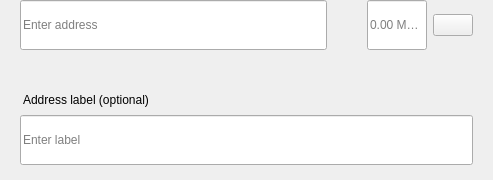
<?xml version="1.0" encoding="UTF-8"?>
<ui version="4.0">
 <class>SendMultiRow</class>
 <widget class="QWidget" name="SendMultiRow">
  <property name="geometry">
   <rect>
    <x>0</x>
    <y>0</y>
    <width>493</width>
    <height>180</height>
   </rect>
  </property>
  <property name="minimumSize">
   <size>
    <width>0</width>
    <height>0</height>
   </size>
  </property>
  <property name="maximumSize">
   <size>
    <width>16777215</width>
    <height>16777215</height>
   </size>
  </property>
  <property name="windowTitle">
   <string>Form</string>
  </property>
  <layout class="QVBoxLayout" name="verticalLayout_3">
   <property name="spacing">
    <number>0</number>
   </property>
   <property name="leftMargin">
    <number>0</number>
   </property>
   <property name="topMargin">
    <number>0</number>
   </property>
   <property name="rightMargin">
    <number>20</number>
   </property>
   <property name="bottomMargin">
    <number>5</number>
   </property>
   <item alignment="Qt::AlignTop">
    <widget class="QWidget" name="widget" native="true">
     <property name="sizePolicy">
      <sizepolicy hsizetype="Expanding" vsizetype="Maximum">
       <horstretch>0</horstretch>
       <verstretch>0</verstretch>
      </sizepolicy>
     </property>
     <property name="minimumSize">
      <size>
       <width>0</width>
       <height>60</height>
      </size>
     </property>
     <property name="maximumSize">
      <size>
       <width>16777215</width>
       <height>85</height>
      </size>
     </property>
     <layout class="QHBoxLayout" name="horizontalLayout" stretch="6,0,2">
      <property name="spacing">
       <number>0</number>
      </property>
      <property name="leftMargin">
       <number>8</number>
      </property>
      <property name="topMargin">
       <number>0</number>
      </property>
      <property name="rightMargin">
       <number>0</number>
      </property>
      <property name="bottomMargin">
       <number>0</number>
      </property>
      <item alignment="Qt::AlignTop">
       <widget class="QStackedWidget" name="stackedAddress">
        <property name="minimumSize">
         <size>
          <width>0</width>
          <height>50</height>
         </size>
        </property>
        <property name="maximumSize">
         <size>
          <width>16777215</width>
          <height>50</height>
         </size>
        </property>
        <widget class="QWidget" name="page_4">
         <property name="sizePolicy">
          <sizepolicy hsizetype="Expanding" vsizetype="Preferred">
           <horstretch>0</horstretch>
           <verstretch>0</verstretch>
          </sizepolicy>
         </property>
         <property name="minimumSize">
          <size>
           <width>0</width>
           <height>50</height>
          </size>
         </property>
         <property name="maximumSize">
          <size>
           <width>16777215</width>
           <height>55</height>
          </size>
         </property>
         <layout class="QVBoxLayout" name="verticalLayout_7">
          <property name="spacing">
           <number>0</number>
          </property>
          <property name="leftMargin">
           <number>12</number>
          </property>
          <property name="topMargin">
           <number>0</number>
          </property>
          <property name="rightMargin">
           <number>0</number>
          </property>
          <property name="bottomMargin">
           <number>0</number>
          </property>
          <item>
           <widget class="QLineEdit" name="lineEditAddress">
            <property name="minimumSize">
             <size>
              <width>0</width>
              <height>50</height>
             </size>
            </property>
            <property name="maximumSize">
             <size>
              <width>16777215</width>
              <height>50</height>
             </size>
            </property>
            <property name="placeholderText">
             <string>Enter address</string>
            </property>
           </widget>
          </item>
         </layout>
        </widget>
        <widget class="QWidget" name="page_3"/>
       </widget>
      </item>
      <item>
       <spacer name="horizontalSpacer_3">
        <property name="orientation">
         <enum>Qt::Horizontal</enum>
        </property>
        <property name="sizeType">
         <enum>QSizePolicy::Fixed</enum>
        </property>
        <property name="sizeHint" stdset="0">
         <size>
          <width>40</width>
          <height>20</height>
         </size>
        </property>
       </spacer>
      </item>
      <item>
       <layout class="QHBoxLayout" name="horizontalLayout_2">
        <property name="spacing">
         <number>6</number>
        </property>
        <item alignment="Qt::AlignTop">
         <widget class="QLineEdit" name="lineEditAmount">
          <property name="sizePolicy">
           <sizepolicy hsizetype="Expanding" vsizetype="Preferred">
            <horstretch>0</horstretch>
            <verstretch>0</verstretch>
           </sizepolicy>
          </property>
          <property name="minimumSize">
           <size>
            <width>0</width>
            <height>50</height>
           </size>
          </property>
          <property name="maximumSize">
           <size>
            <width>16777215</width>
            <height>50</height>
           </size>
          </property>
          <property name="maxLength">
           <number>17</number>
          </property>
          <property name="alignment">
           <set>Qt::AlignLeading|Qt::AlignLeft|Qt::AlignVCenter</set>
          </property>
          <property name="placeholderText">
           <string notr="true">0.00 MDDN</string>
          </property>
         </widget>
        </item>
        <item>
         <layout class="QVBoxLayout" name="verticalLayout">
          <property name="topMargin">
           <number>14</number>
          </property>
          <property name="bottomMargin">
           <number>0</number>
          </property>
          <item alignment="Qt::AlignTop">
           <widget class="QPushButton" name="btnMenu">
            <property name="minimumSize">
             <size>
              <width>0</width>
              <height>0</height>
             </size>
            </property>
            <property name="maximumSize">
             <size>
              <width>16777215</width>
              <height>16777215</height>
             </size>
            </property>
            <property name="focusPolicy">
             <enum>Qt::NoFocus</enum>
            </property>
            <property name="text">
             <string/>
            </property>
           </widget>
          </item>
         </layout>
        </item>
       </layout>
      </item>
     </layout>
    </widget>
   </item>
   <item>
    <widget class="QWidget" name="layoutLabel" native="true">
     <property name="minimumSize">
      <size>
       <width>0</width>
       <height>0</height>
      </size>
     </property>
     <property name="maximumSize">
      <size>
       <width>16777215</width>
       <height>16777215</height>
      </size>
     </property>
     <layout class="QVBoxLayout" name="verticalLayout_9">
      <property name="spacing">
       <number>6</number>
      </property>
      <property name="leftMargin">
       <number>20</number>
      </property>
      <property name="topMargin">
       <number>0</number>
      </property>
      <property name="rightMargin">
       <number>0</number>
      </property>
      <property name="bottomMargin">
       <number>10</number>
      </property>
      <item>
       <spacer name="verticalSpacer">
        <property name="orientation">
         <enum>Qt::Vertical</enum>
        </property>
        <property name="sizeType">
         <enum>QSizePolicy::Fixed</enum>
        </property>
        <property name="sizeHint" stdset="0">
         <size>
          <width>20</width>
          <height>20</height>
         </size>
        </property>
       </spacer>
      </item>
      <item>
       <widget class="QLabel" name="labelSubtitleDescription">
        <property name="styleSheet">
         <string notr="true">margin-bottom:2px;
margin-left:0.05px;
padding:0px;</string>
        </property>
        <property name="text">
         <string>Address label (optional)</string>
        </property>
       </widget>
      </item>
      <item>
       <widget class="QLineEdit" name="lineEditDescription">
        <property name="minimumSize">
         <size>
          <width>0</width>
          <height>50</height>
         </size>
        </property>
        <property name="maximumSize">
         <size>
          <width>16777215</width>
          <height>50</height>
         </size>
        </property>
        <property name="placeholderText">
         <string>Enter label</string>
        </property>
       </widget>
      </item>
     </layout>
    </widget>
   </item>
  </layout>
 </widget>
 <resources/>
 <connections/>
</ui>
